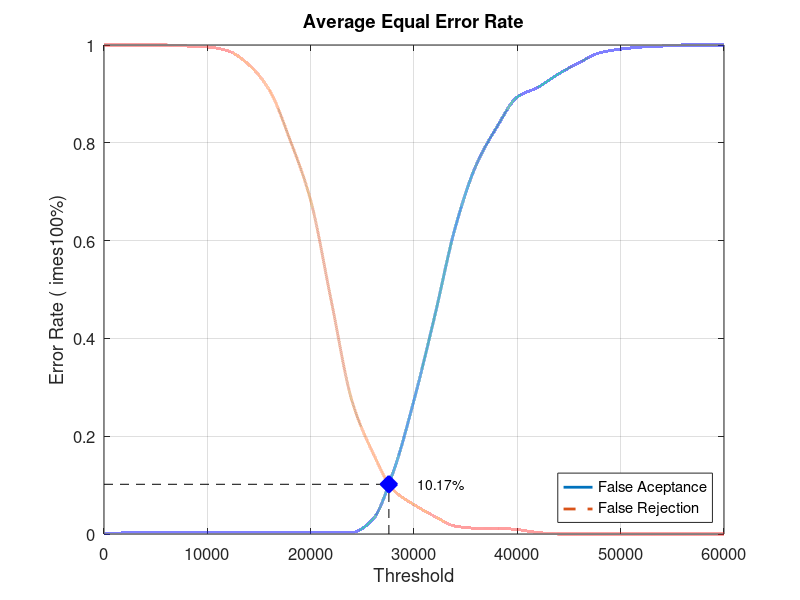
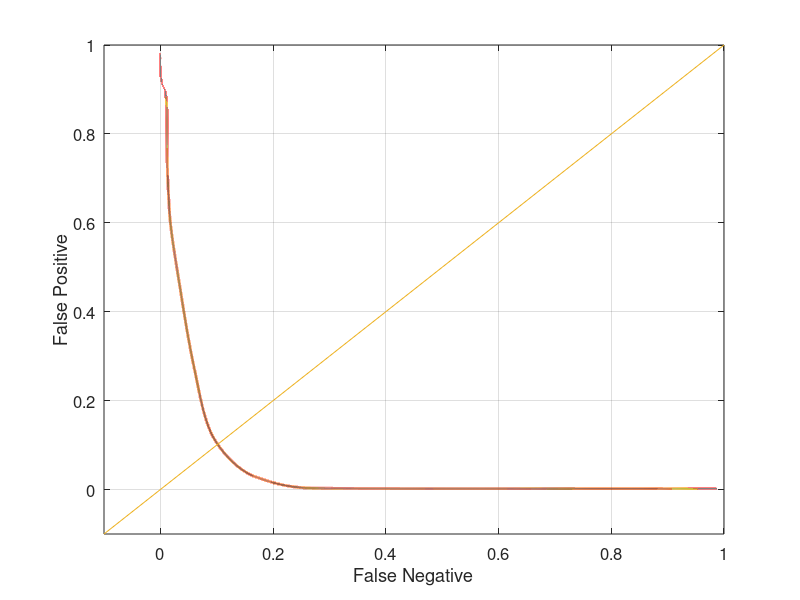

Recreate these plots in MATLAB, in order.
close all;
clear;
clc;
x = 0:2000:60000;
xq = 0:0.5:60000;

y0 = [0 0.00210526 0.00210526 0.00210526 0.00210526 0.00210526 0.00210526 0.00210526 0.00210526 0.00210526 0.00210526 0.00210526 0.00315789 0.0294737 0.127368 0.273684 0.445263 0.627368 0.753684 0.831579 0.893684 0.913684 0.941053 0.964211 0.984211 0.991579 0.99579 0.997895 1 1 1]
yy0 = interp1(x, y0, xq, 'pchip');
y1 = [1 1 1 1 0.998 0.996 0.988 0.96 0.908 0.806 0.682 0.476 0.272 0.167 0.09 0.06 0.036 0.016 0.012 0.012 0.009 0.003 0 0 0 0 0 0 0 0 0]
yy1 = interp1(x, y1, xq, 'pchip');

% Calculating EER: 
y2 = abs(y0 - y1);
find(y2 == min(y2))
yy2 = abs(yy0 - yy1);
xEER = find(yy2 == min(yy2));
xEERIndex = xq(xEER) % X-axis EER
yEER = yy0(xEER) % Y-axis EER

main = figure
plot(xq, yy0,'-','LineWidth', 2);	hold on
plot(xq, yy1,'--','LineWidth', 2);	hold on
plot([xEERIndex xEERIndex], [0 yEER], 'k--');	hold on
plot([0 xEERIndex], [yEER yEER], 'k--');	hold on
plot(xEERIndex, yEER, 'bx', 'LineWidth', 10);	hold on
text(xEERIndex + 10 * xEERIndex / 100, yEER, [num2str(round((10000 * yEER)) / 100) '%'])
legend('False Aceptance', 'False Rejection', 'Location', 'SouthEast')
xlabel('Threshold')
ylabel('Error Rate (	imes100%)')
title('Average Equal Error Rate')
set(gca, 'FontSize', 12)
axis([0 60000 0 1])
grid on

print(main, 'Database4AverageMain', '-dpng');
FNRxFPR = figure('Color', [1 1 1]);
plot(yy1, yy0, '-', yy1, yy0, 'LineWidth', 2);
hold on
y = -0.1:0.1:1
plot(y, y); 
set(gca, 'FontSize', 12)
xlabel('False Negative')
ylabel('False Positive')
axis([-0.1 1 -0.1 1])
set(gca, 'FontSize', 12)
grid on

print(FNRxFPR, 'Database4AverageFNRxFPR','-dpng');
